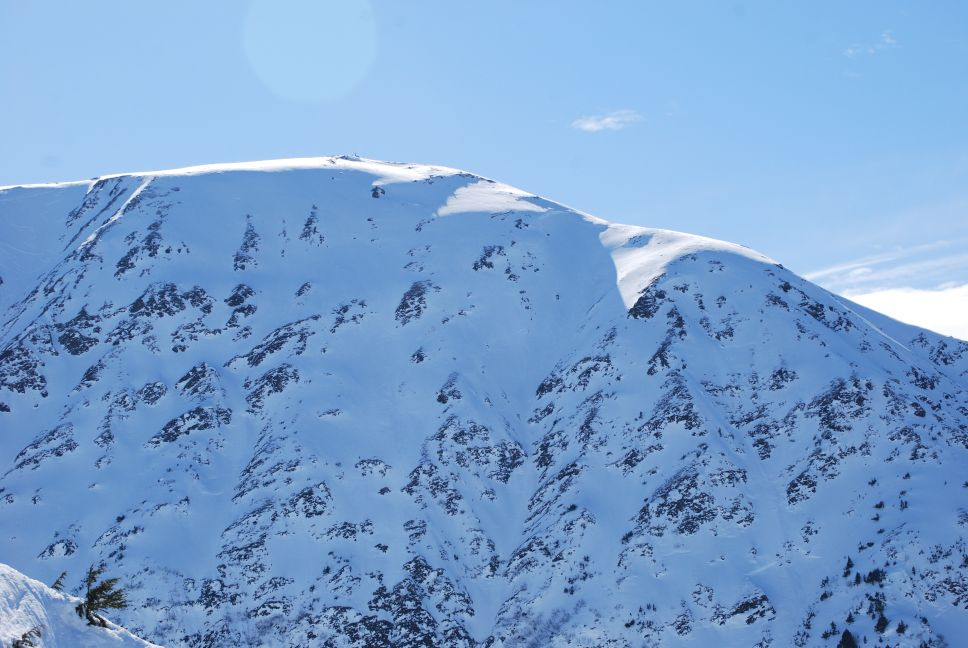
//> input picture computer_vision_cv4_tested/capture-transformer/Alaska-small.jpg, 968 x 648 px
$ ./houghline Alaska-small.jpg   (built with g++ and OpenCV 4)
//> lines starting //> are read from the running program, lines starting //| are printed output that depends on the picture; after the words box and inside, x2 and y2 are one past the last pixel; in counts of white or black regions, pixels touching at a corner belong together
#include "opencv2/imgcodecs.hpp"
#include "opencv2/highgui.hpp"
#include "opencv2/imgproc.hpp"
using namespace cv;
using namespace std;
int main(int argc, char** argv)
{
    // Declare the output variables
    Mat dst, cdst, cdstP;
    const char* default_file = "../data/sudoku.png";
    const char* filename = argc >=2 ? argv[1] : default_file;
    // Loads an image
    Mat src = imread( filename, IMREAD_GRAYSCALE );
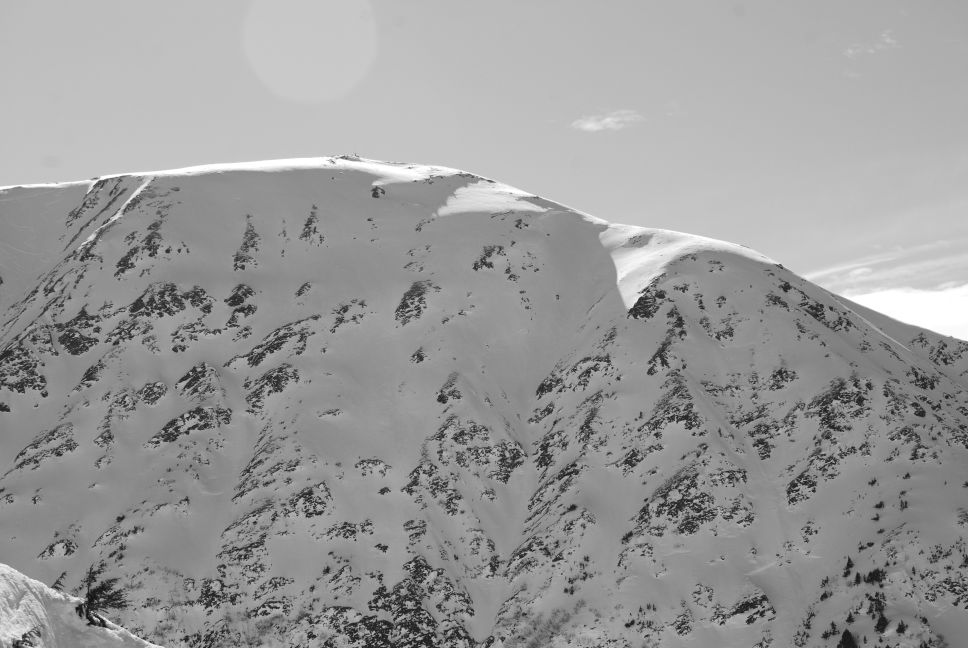
//> src: 648 rows x 968 cols, CV_8UC1; min 10, max 255, mean 153.8
    // Check if image is loaded fine
    if(src.empty()){
        printf(" Error opening image\n");
        printf(" Program Arguments: [image_name -- default %s] \n", default_file);
        return -1;
    }

    // Edge detection
    //
    // See - https://docs.opencv.org/4.1.1/da/d5c/tutorial_canny_detector.html
    //
    Canny(src, dst, 80, 240, 3);
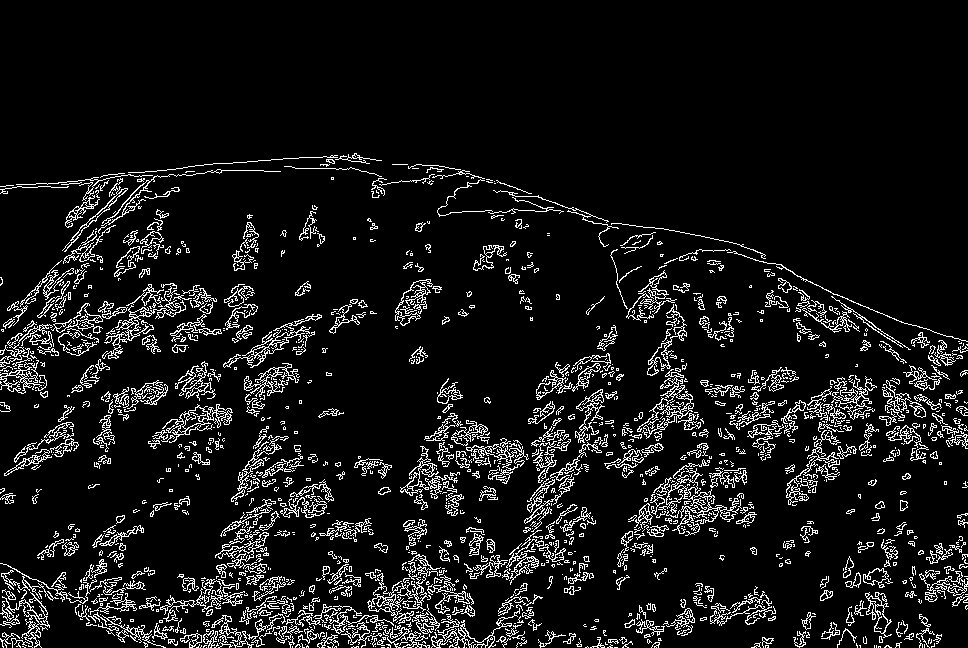
//> dst: 648 rows x 968 cols, CV_8UC1; 8.6% white in thin lines or dots, all inside (x1, y1, x2, y2) = (0, 153, 968, 648)
    // Copy edges to the images that will display the results in BGR
    cvtColor(dst, cdst, COLOR_GRAY2BGR);
    cdstP = cdst.clone();

    // Standard Hough Line Transform
    vector<Vec2f> lines; // will hold the results of the detection

    // See - https://docs.opencv.org/4.1.1/d9/db0/tutorial_hough_lines.html
    //
    //HoughLines(dst, lines, 1, CV_PI/180, 150, 0, 0 ); // runs the actual detection
    HoughLines(dst, lines, 10, CV_PI/180, 200, 200, 0 ); // runs the actual detection
//> lines = 2279 lines (rho, theta), first 12: [550, 1.38], [680, 1.27], [600, 1.31], [640, 1.54], [690, 1.26], [590, 1.34], [630, 1.34], [600, 1.61], [640, 1.57], [620, 1.27], [610, 1.29], [630, 1.59]

    // Draw the lines
    for( size_t i = 0; i < lines.size(); i++ )
    {
        float rho = lines[i][0], theta = lines[i][1];
        Point pt1, pt2;
        double a = cos(theta), b = sin(theta);
        double x0 = a*rho, y0 = b*rho;
        pt1.x = cvRound(x0 + 1000*(-b));
        pt1.y = cvRound(y0 + 1000*(a));
        pt2.x = cvRound(x0 - 1000*(-b));
        pt2.y = cvRound(y0 - 1000*(a));
        line( cdst, pt1, pt2, Scalar(0,0,255), 3, LINE_AA);
    }
//> this loop made 2279 passes
//> (rho, theta, a, b, x0, y0) on passes 1 to 3: (550, 1.38, 0.191, 0.982, 104.9, 539.9), (680, 1.27, 0.292, 0.956, 198.8, 650.3), (600, 1.31, 0.259, 0.966, 155.3, 579.6)
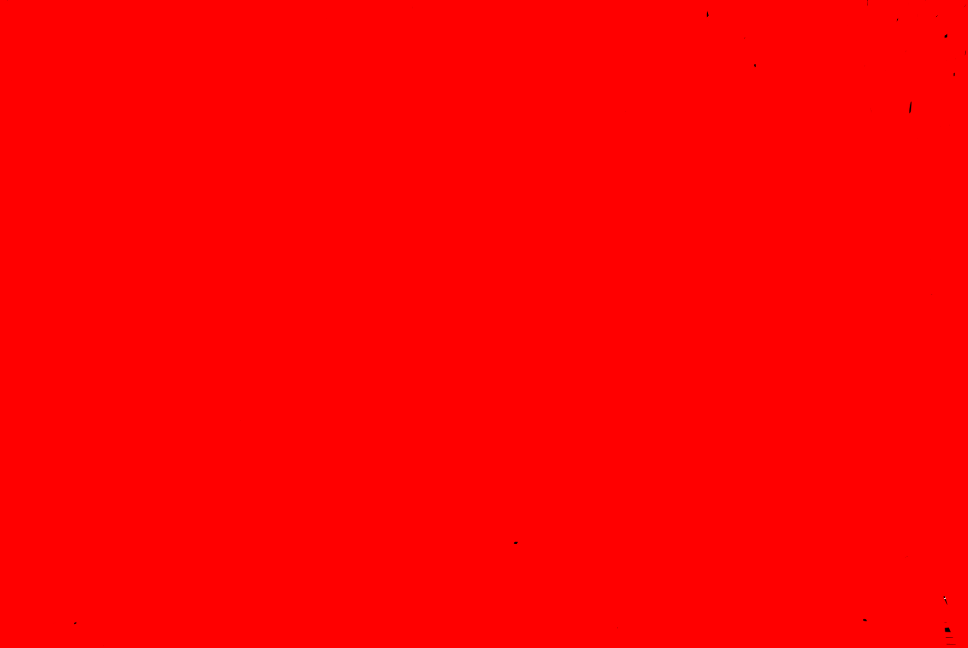
//> cdst: 648 rows x 968 cols, CV_8UC3; mean B, G, R 0, 0, 255
    // Probabilistic Line Transform
    vector<Vec4i> linesP; // will hold the results of the detection
    HoughLinesP(dst, linesP, 1, CV_PI/180, 50, 50, 10 ); // runs the actual detection
//> linesP = 288 lines (x1, y1, x2, y2), first 8: [158, 611, 244, 591], [254, 508, 330, 493], [224, 544, 286, 531], [789, 410, 899, 380], [511, 552, 583, 535], [701, 384, 760, 390], [204, 624, 266, 611], [146, 599, 241, 603]
    // Draw the lines
    for( size_t i = 0; i < linesP.size(); i++ )
    {
        Vec4i l = linesP[i];
        line( cdstP, Point(l[0], l[1]), Point(l[2], l[3]), Scalar(0,0,255), 3, LINE_AA);
        line( src, Point(l[0], l[1]), Point(l[2], l[3]), Scalar(0,0,255), 3, LINE_AA);
    }
//> this loop made 288 passes
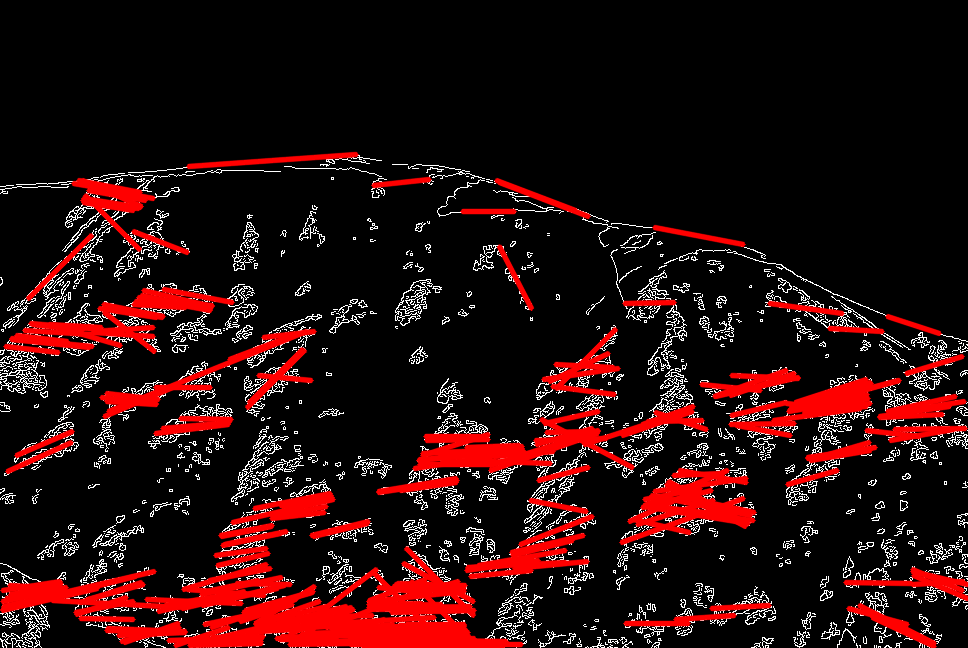
//> cdstP: 648 rows x 968 cols, CV_8UC3; mean B, G, R 13.2, 13.2, 41.2
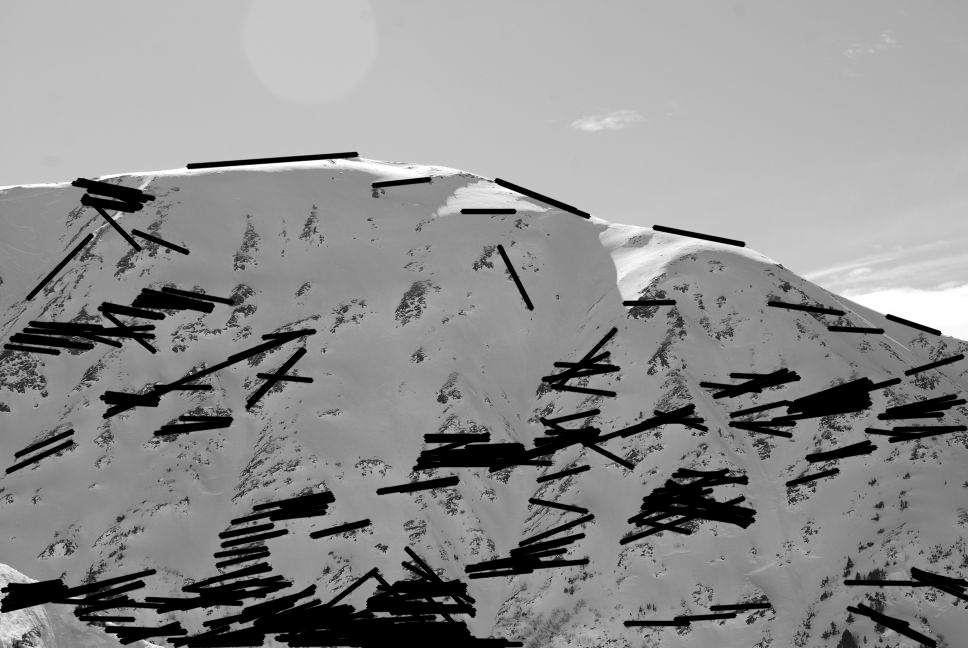
//> src: 648 rows x 968 cols, CV_8UC1; 12.85% of pixels changed, all inside (x1, y1, x2, y2) = (0, 151, 968, 648)
    // Show results
    imshow("Source", src);
    //imshow("Detected Lines (in red) - Standard Hough Line Transform", cdst);
    imshow("Detected Lines (in red) - Probabilistic Line Transform", cdstP);
    // Wait and Exit
    waitKey();
    return 0;
}

$ run again, on computer_vision_cv4_tested/capture-transformer/Grizzly-small.jpg
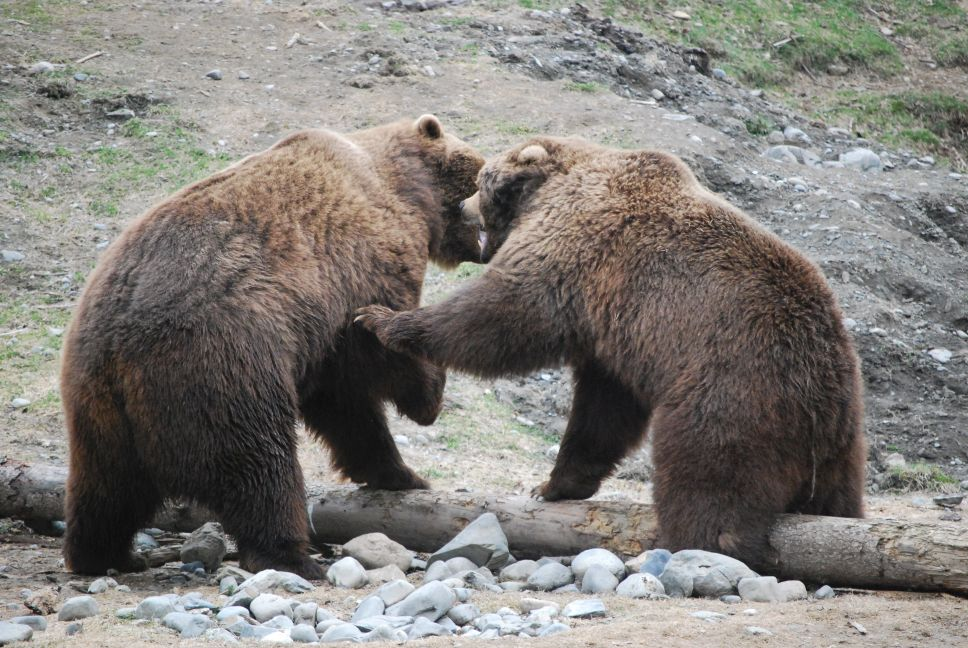
//> input picture computer_vision_cv4_tested/capture-transformer/Grizzly-small.jpg, 968 x 648 px
//> `Canny(src, dst, 80, 240, 3);`:
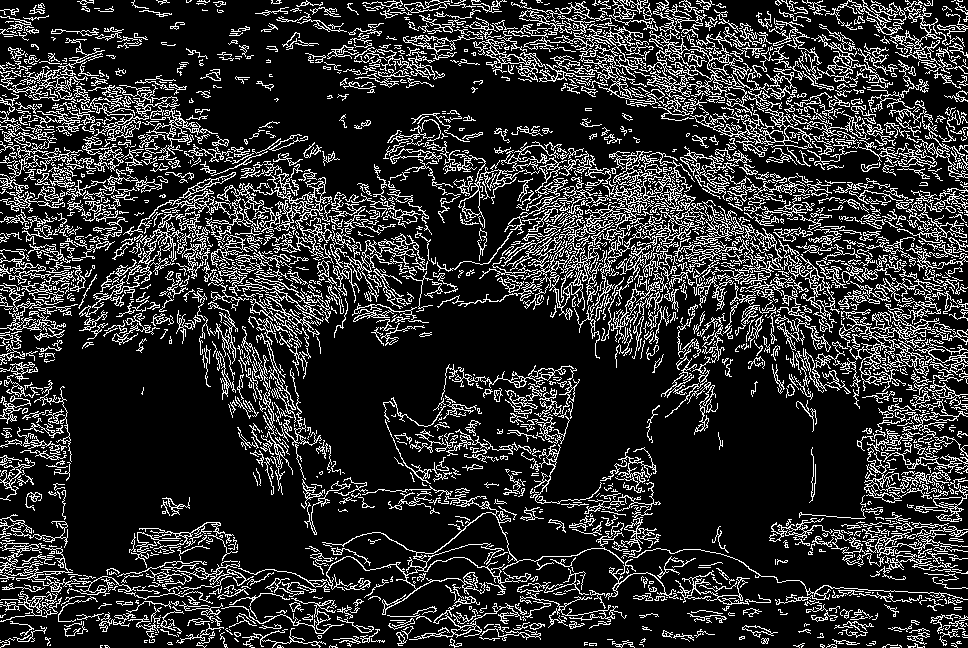
//> dst: 648 rows x 968 cols, CV_8UC1; 18.4% white in thin lines or dots
//> lines = 2348 lines (rho, theta), first 12: [280, 1.55], [220, 1.64], [270, 1.57], [150, 1.71], [140, 1.75], [240, 1.62], [200, 1.68], [100, 1.82], [180, 1.68], [150, 1.82], [190, 1.62], [250, 1.43]
//> the loop `for( size_t i = 0; i < lines.size(); i++ )` made 2348 passes
//> (rho, theta, a, b, x0, y0) on passes 1 to 3: (280, 1.55, 0.0175, 1, 4.89, 280), (220, 1.64, -0.0698, 0.998, -15.35, 219.5), (270, 1.57, -4.37e-08, 1, -1.18e-05, 270)
//> linesP = 1257 lines (x1, y1, x2, y2), first 8: [218, 241, 324, 209], [809, 249, 865, 245], [620, 282, 798, 285], [751, 259, 938, 288], [0, 289, 144, 281], [230, 218, 337, 218], [604, 329, 759, 174], [234, 290, 385, 274]
//> the loop `for( size_t i = 0; i < linesP.size(); i++ )` made 1257 passes
//> after the loop `for( size_t i = 0; i < linesP.size(); i++ )`:
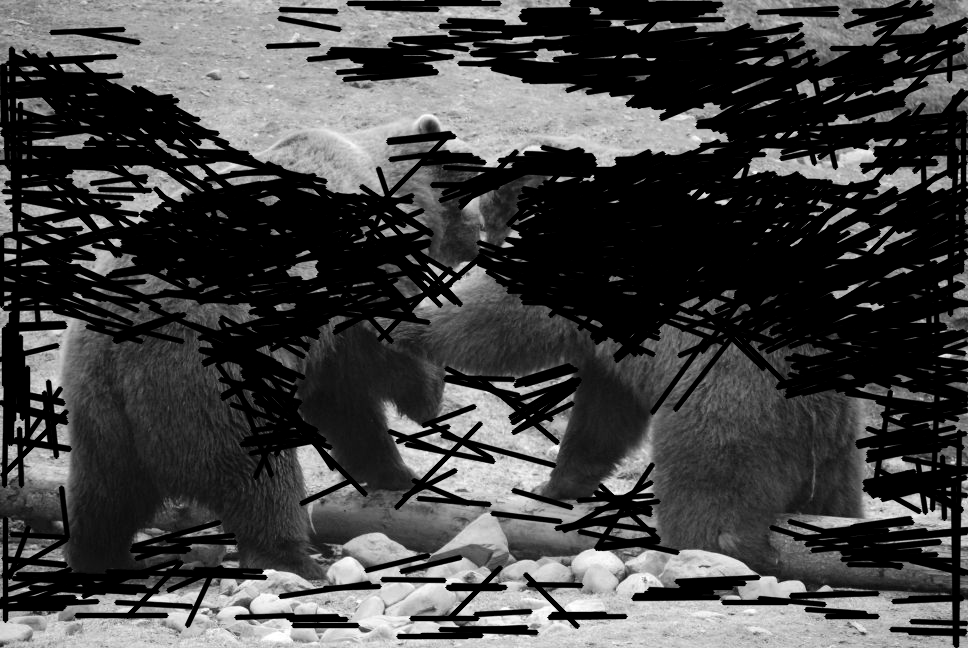
//> src: 648 rows x 968 cols, CV_8UC1; min 0, max 255, mean 68.4

$ run again, on computer_vision_cv4_tested/capture-transformer/Helsinki-Freeway.jpg
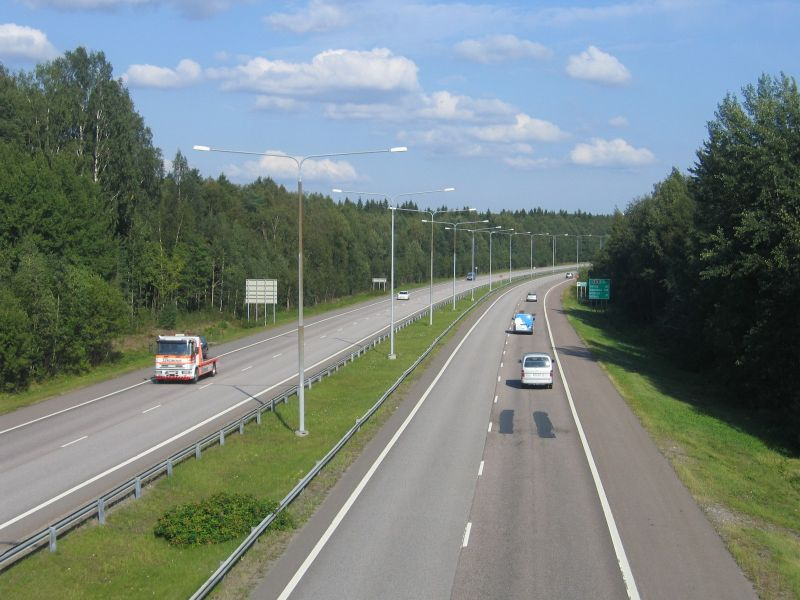
//> input picture computer_vision_cv4_tested/capture-transformer/Helsinki-Freeway.jpg, 800 x 600 px
//> `Canny(src, dst, 80, 240, 3);`:
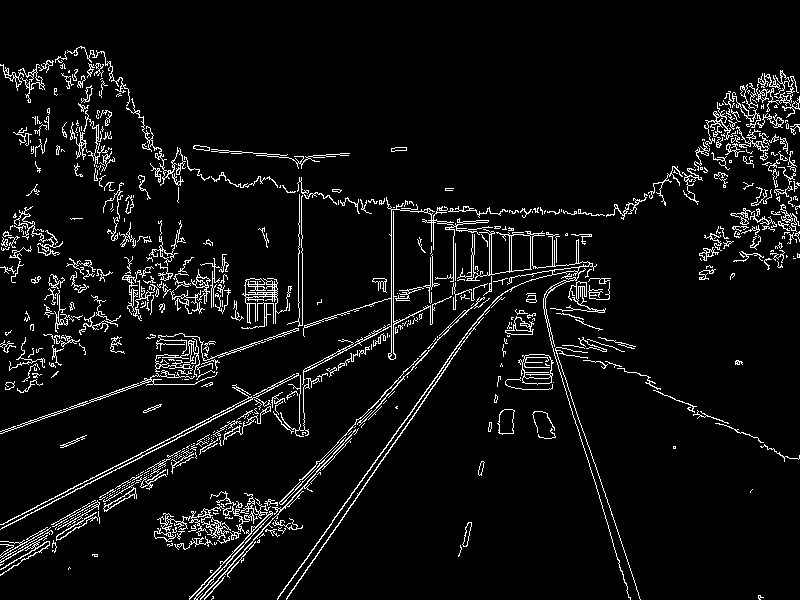
//> dst: 600 rows x 800 cols, CV_8UC1; 5.8% white in thin lines or dots
//> lines = 1413 lines (rho, theta), first 12: [490, 1.05], [470, 1.1], [410, 1.22], [550, 0.75], [560, 0.89], [570, 0.86], [550, 0.91], [310, 1.5], [580, 0.87], [320, 1.48], [540, 0.93], [460, 1.05]
//> the loop `for( size_t i = 0; i < lines.size(); i++ )` made 1413 passes
//> (rho, theta, a, b, x0, y0) on passes 1 to 3: (490, 1.05, 0.5, 0.866, 245, 424.4), (470, 1.1, 0.454, 0.891, 213.4, 418.8), (410, 1.22, 0.342, 0.94, 140.2, 385.3)
//> linesP = 172 lines (x1, y1, x2, y2), first 8: [1, 524, 309, 367], [1, 528, 210, 421], [0, 569, 434, 308], [5, 431, 356, 310], [444, 334, 511, 262], [1, 554, 214, 431], [0, 557, 124, 485], [286, 598, 420, 406]
//> the loop `for( size_t i = 0; i < linesP.size(); i++ )` made 172 passes
//> after the loop `for( size_t i = 0; i < linesP.size(); i++ )`:
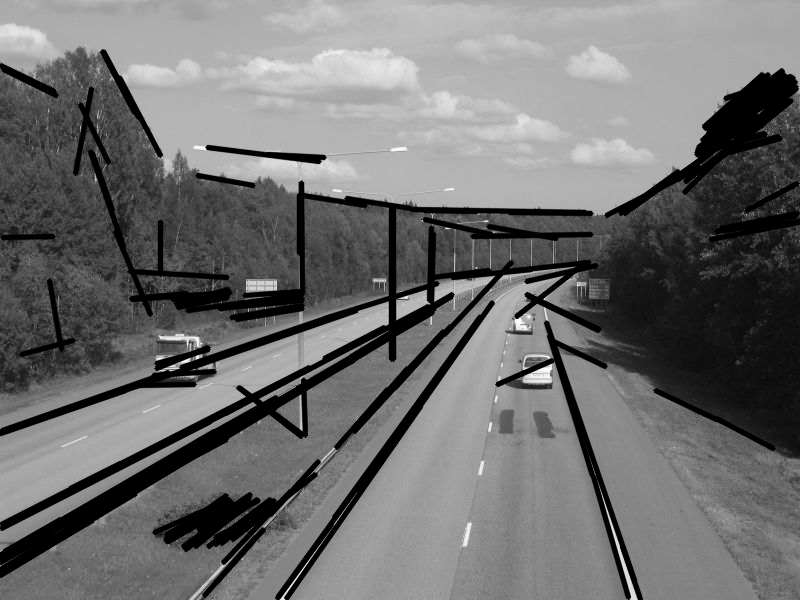
//> src: 600 rows x 800 cols, CV_8UC1; min 0, max 255, mean 111.7
